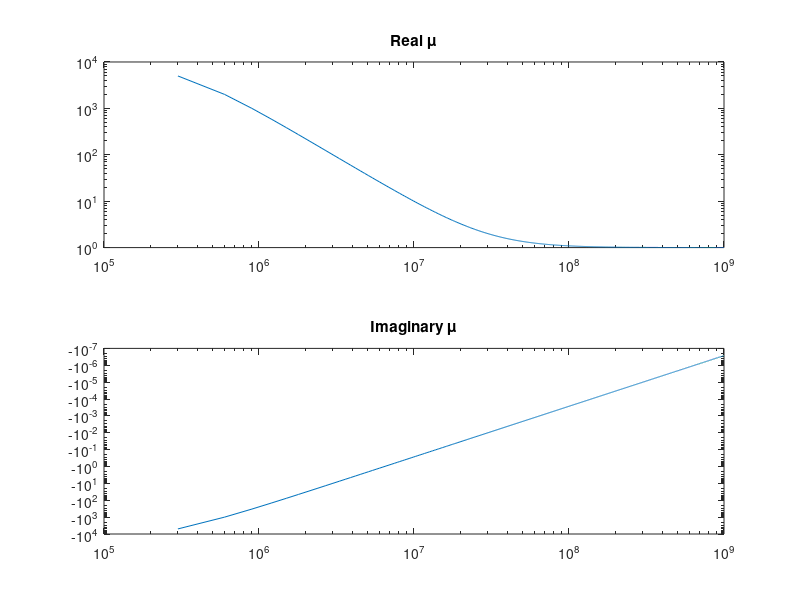
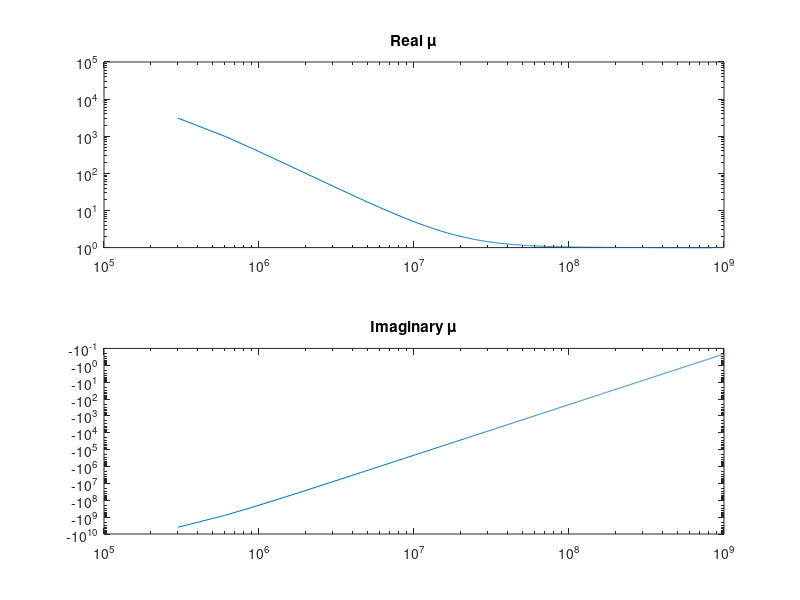
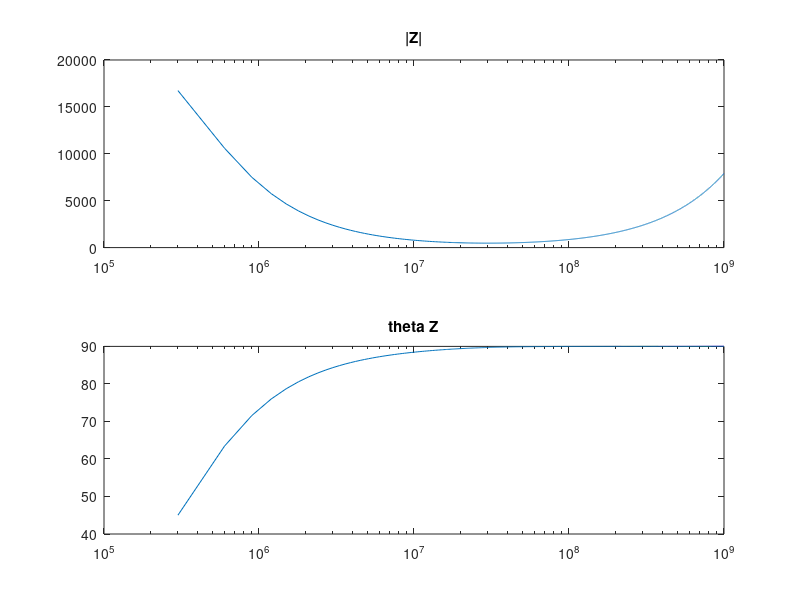
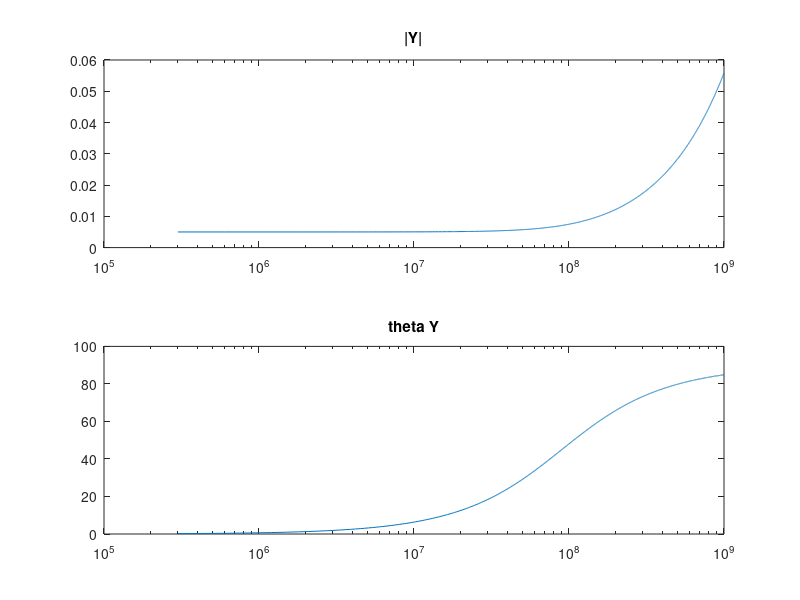

Write the MATLAB code that produced these figures, in order.
clc;clear all;
% fi=fopen('Permeability.txt');
% l=fgetl(fi);
% in=1;
% while ischar(l)
% %for kj=1:81
%     %%disp(l);
%     text{in}=l;
%     data{in}=sscanf(text{in},'%f %f');
%     f(in)=(data{in}(1));
%     eps(in)=data{in}(2);
%     
%     l=fgetl(fi);
%     in=in+1;
% end

epsr=0.9999;
a0=1e-1;%0.1mm
c0=2.99792458e8;%Speed of Light (m/s)
f0=c0/a0;%3000GHz
t0=1/f0;%0.33e-12 (s)
mu0=4*pi*(1e-7);% (H/m)
eps0=8.854187817e-12;% (F/m)

% loglog(f,eps);
% grid('off')
% xlabel('Frequency (Hz)')
% ylabel('Relative Permeability \mu_r')
% axis([7e7 1e10 0.1 1e4])

muinf=1;gamma=.0001;fn=.0001;sigma=-10000;
f=0:1e-4:(1/3); 
mur=muinf+(sigma.*fn.*fn)./(-f.*f-1i*gamma*f);
cf=(1+((f*f0)./(0.2e6)).*((f*f0)./(0.2e6)));
mur2=mu0+((10000*mu0)./cf)-1i.*cf.*((f*f0)/(0.2e6));

figure;
subplot(2,1,1);loglog(f*f0,real(mur));title('Real \mu');
subplot(2,1,2);loglog(f*f0,imag(mur));title('Imaginary \mu');

figure;
subplot(2,1,1);loglog(f*f0,real(mur2)/mu0);title('Real \mu');
subplot(2,1,2);loglog(f*f0,imag(mur)/mu0);title('Imaginary \mu');


f=f*f0;mur=mur*mu0;sigma=5e-3;eps=(1*eps0)-1i*(sigma./(2*pi*f));
gamma=1i.*2.*pi.*f.*sqrt(mur.*eps);
eta=sqrt(mur./eps);
Z=gamma.*eta;Y=gamma./eta;
alpha=real(gamma);beta=imag(gamma);vp=(2.*pi.*f)./beta;

figure;hold on;
subplot(2,1,1);semilogx(f,abs(Z));title('|Z|');
subplot(2,1,2);semilogx(f,angle(Z)*(180/pi));title('theta Z');

figure;hold on;
subplot(2,1,1);semilogx(f,abs(Y));title('|Y|');
subplot(2,1,2);semilogx(f,angle(Y)*(180/pi));title('theta Y');

figure;hold on;
subplot(2,1,1);semilogx(f,alpha);title('alpha');
subplot(2,1,2);semilogx(f,beta);title('beta');

figure;hold on;
subplot(2,1,1);semilogx(f,abs(eta));title('\eta');
subplot(2,1,2);semilogx(f,angle(eta)*(180/pi));title('theta \eta');

figure;
semilogx(f,vp);title('vp');
